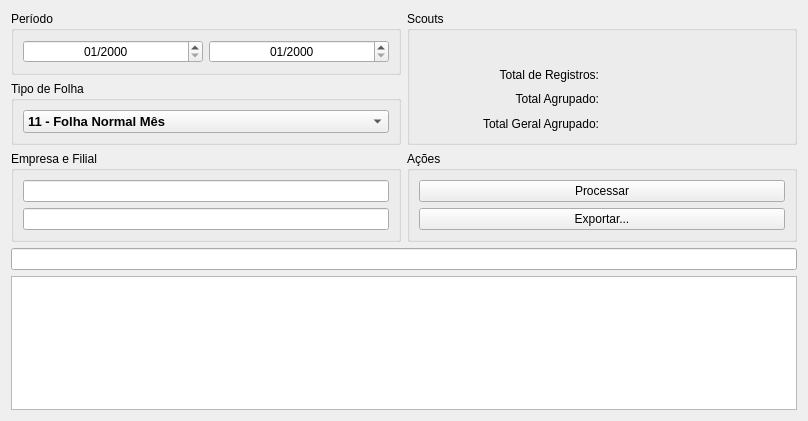
<?xml version="1.0" encoding="UTF-8"?>
<ui version="4.0">
 <class>PlanoDeContas</class>
 <widget class="QWidget" name="PlanoDeContas">
  <property name="geometry">
   <rect>
    <x>0</x>
    <y>0</y>
    <width>808</width>
    <height>421</height>
   </rect>
  </property>
  <property name="windowTitle">
   <string>Form</string>
  </property>
  <property name="styleSheet">
   <string notr="true"/>
  </property>
  <layout class="QGridLayout" name="gridLayout_2">
   <item row="2" column="0" rowspan="2" colspan="2">
    <widget class="QGroupBox" name="groupBox_Filtro">
     <property name="title">
      <string>Empresa e Filial</string>
     </property>
     <layout class="QGridLayout" name="gridLayout">
      <item row="0" column="0">
       <widget class="QLineEdit" name="campoIDEmpresa">
        <property name="minimumSize">
         <size>
          <width>100</width>
          <height>0</height>
         </size>
        </property>
        <property name="clearButtonEnabled">
         <bool>false</bool>
        </property>
       </widget>
      </item>
      <item row="1" column="0">
       <widget class="QLineEdit" name="campoIDFilial">
        <property name="minimumSize">
         <size>
          <width>100</width>
          <height>0</height>
         </size>
        </property>
        <property name="clearButtonEnabled">
         <bool>false</bool>
        </property>
       </widget>
      </item>
     </layout>
    </widget>
   </item>
   <item row="7" column="0" colspan="4">
    <widget class="QTableWidget" name="tableWidget">
     <property name="sortingEnabled">
      <bool>true</bool>
     </property>
    </widget>
   </item>
   <item row="6" column="0" colspan="4">
    <widget class="QLineEdit" name="campoPesquisarObjetosTabela">
     <property name="clearButtonEnabled">
      <bool>true</bool>
     </property>
    </widget>
   </item>
   <item row="0" column="0" colspan="2">
    <widget class="QGroupBox" name="groupBox_Filtro_3">
     <property name="title">
      <string>Período</string>
     </property>
     <layout class="QHBoxLayout" name="horizontalLayout">
      <item>
       <widget class="QDateEdit" name="campoInicioPeriodo">
        <property name="minimumSize">
         <size>
          <width>100</width>
          <height>0</height>
         </size>
        </property>
        <property name="alignment">
         <set>Qt::AlignCenter</set>
        </property>
        <property name="showGroupSeparator" stdset="0">
         <bool>true</bool>
        </property>
        <property name="displayFormat">
         <string>MM/yyyy</string>
        </property>
       </widget>
      </item>
      <item>
       <widget class="QDateEdit" name="campoFinalPeriodo">
        <property name="minimumSize">
         <size>
          <width>100</width>
          <height>0</height>
         </size>
        </property>
        <property name="alignment">
         <set>Qt::AlignCenter</set>
        </property>
        <property name="showGroupSeparator" stdset="0">
         <bool>true</bool>
        </property>
        <property name="displayFormat">
         <string>MM/yyyy</string>
        </property>
       </widget>
      </item>
     </layout>
    </widget>
   </item>
   <item row="1" column="0" colspan="2">
    <widget class="QGroupBox" name="groupBox_Filtro_5">
     <property name="title">
      <string>Tipo de Folha</string>
     </property>
     <layout class="QHBoxLayout" name="horizontalLayout_3">
      <item>
       <widget class="QComboBox" name="comboBoxTiposCalculos">
        <property name="font">
         <font>
          <pointsize>10</pointsize>
          <weight>75</weight>
          <bold>true</bold>
         </font>
        </property>
        <item>
         <property name="text">
          <string>11 - Folha Normal Mês</string>
         </property>
        </item>
        <item>
         <property name="text">
          <string>14 - Folha Complementar de Dissídio Coletivo</string>
         </property>
        </item>
        <item>
         <property name="text">
          <string>31 - Folha de Adiantamento de 13º Salário</string>
         </property>
        </item>
        <item>
         <property name="text">
          <string>32 - Folha de 13º - Integral</string>
         </property>
        </item>
       </widget>
      </item>
     </layout>
    </widget>
   </item>
   <item row="0" column="2" rowspan="2" colspan="2">
    <widget class="QGroupBox" name="groupBox_Filtro_2">
     <property name="title">
      <string>Scouts</string>
     </property>
     <layout class="QGridLayout" name="gridLayout_6">
      <item row="1" column="0">
       <widget class="QLabel" name="label_14">
        <property name="text">
         <string>Total de Registros:</string>
        </property>
        <property name="alignment">
         <set>Qt::AlignRight|Qt::AlignTrailing|Qt::AlignVCenter</set>
        </property>
       </widget>
      </item>
      <item row="0" column="0" colspan="2">
       <widget class="QLabel" name="campoEventoPlanoContas">
        <property name="font">
         <font>
          <pointsize>10</pointsize>
          <weight>75</weight>
          <bold>true</bold>
         </font>
        </property>
        <property name="text">
         <string/>
        </property>
        <property name="alignment">
         <set>Qt::AlignCenter</set>
        </property>
       </widget>
      </item>
      <item row="2" column="0">
       <widget class="QLabel" name="label_20">
        <property name="text">
         <string>Total Agrupado:</string>
        </property>
        <property name="alignment">
         <set>Qt::AlignRight|Qt::AlignTrailing|Qt::AlignVCenter</set>
        </property>
       </widget>
      </item>
      <item row="1" column="1">
       <widget class="QLabel" name="campoTotalRegistros">
        <property name="minimumSize">
         <size>
          <width>100</width>
          <height>0</height>
         </size>
        </property>
        <property name="font">
         <font>
          <pointsize>9</pointsize>
          <weight>75</weight>
          <bold>true</bold>
         </font>
        </property>
        <property name="text">
         <string/>
        </property>
       </widget>
      </item>
      <item row="3" column="1">
       <widget class="QLabel" name="campoValorTotalAgrupado">
        <property name="minimumSize">
         <size>
          <width>100</width>
          <height>0</height>
         </size>
        </property>
        <property name="font">
         <font>
          <pointsize>9</pointsize>
          <weight>75</weight>
          <bold>true</bold>
         </font>
        </property>
        <property name="text">
         <string/>
        </property>
       </widget>
      </item>
      <item row="2" column="1">
       <widget class="QLabel" name="campoValorEventoAgrupado">
        <property name="minimumSize">
         <size>
          <width>100</width>
          <height>0</height>
         </size>
        </property>
        <property name="font">
         <font>
          <pointsize>9</pointsize>
          <weight>75</weight>
          <bold>true</bold>
         </font>
        </property>
        <property name="text">
         <string/>
        </property>
       </widget>
      </item>
      <item row="3" column="0">
       <widget class="QLabel" name="label_16">
        <property name="text">
         <string>Total Geral Agrupado:</string>
        </property>
        <property name="alignment">
         <set>Qt::AlignRight|Qt::AlignTrailing|Qt::AlignVCenter</set>
        </property>
       </widget>
      </item>
     </layout>
    </widget>
   </item>
   <item row="2" column="2" rowspan="2" colspan="2">
    <widget class="QGroupBox" name="groupBox_Filtro_4">
     <property name="title">
      <string>Ações</string>
     </property>
     <layout class="QVBoxLayout" name="verticalLayout">
      <item>
       <widget class="QPushButton" name="botaoProcessar">
        <property name="text">
         <string>Processar</string>
        </property>
        <property name="icon">
         <iconset resource="thema.qrc">
          <normaloff>:/images/paper-plane.png</normaloff>:/images/paper-plane.png</iconset>
        </property>
       </widget>
      </item>
      <item>
       <widget class="QPushButton" name="botaoExportar">
        <property name="text">
         <string>Exportar...</string>
        </property>
        <property name="icon">
         <iconset resource="thema.qrc">
          <normaloff>:/images/csv-file-format-extension.png</normaloff>:/images/csv-file-format-extension.png</iconset>
        </property>
       </widget>
      </item>
     </layout>
    </widget>
   </item>
  </layout>
 </widget>
 <tabstops>
  <tabstop>campoInicioPeriodo</tabstop>
  <tabstop>campoFinalPeriodo</tabstop>
  <tabstop>comboBoxTiposCalculos</tabstop>
  <tabstop>campoIDEmpresa</tabstop>
  <tabstop>campoIDFilial</tabstop>
  <tabstop>botaoProcessar</tabstop>
  <tabstop>botaoExportar</tabstop>
  <tabstop>campoPesquisarObjetosTabela</tabstop>
  <tabstop>tableWidget</tabstop>
 </tabstops>
 <resources>
  <include location="thema.qrc"/>
 </resources>
 <connections/>
</ui>
